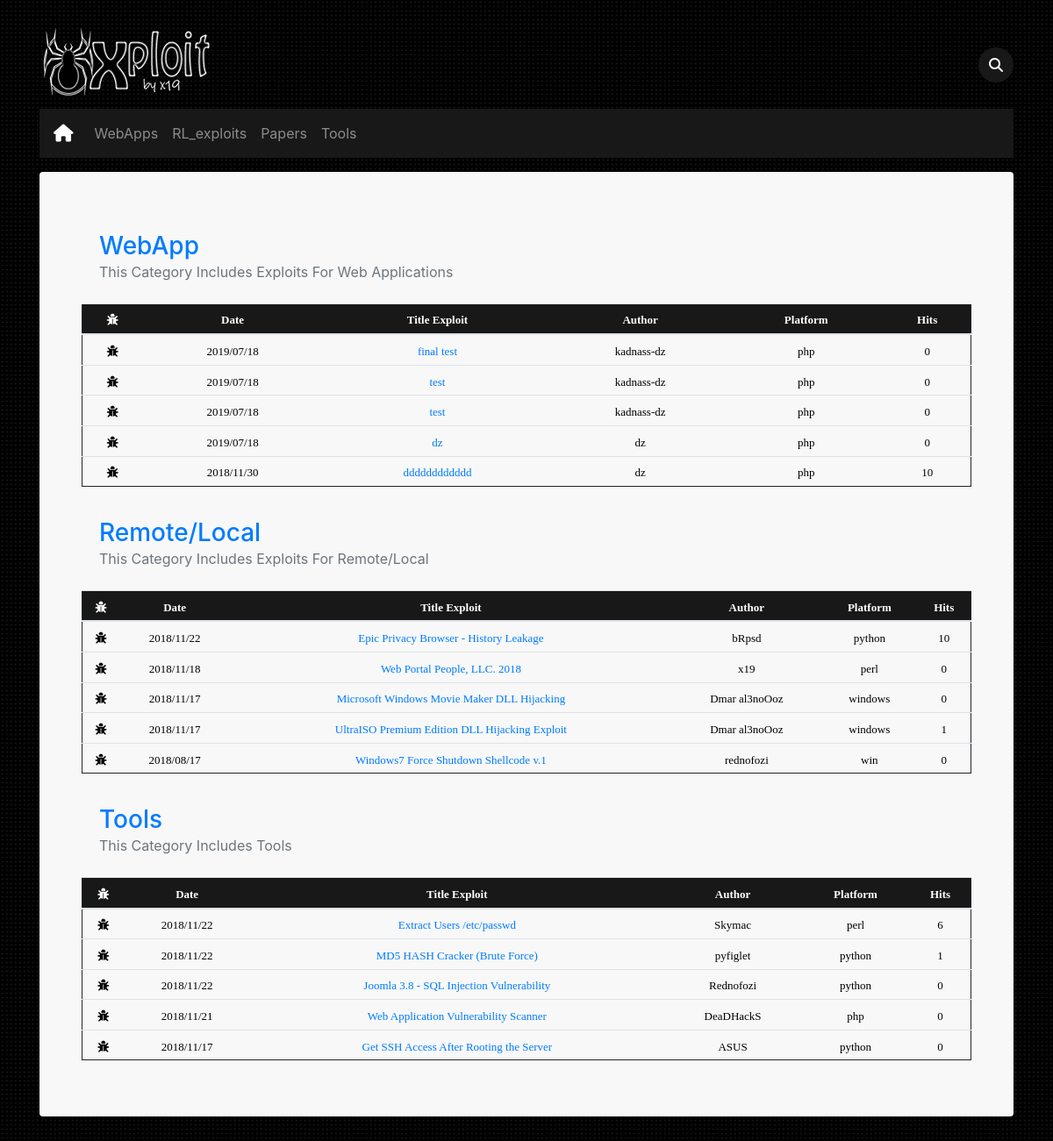
The page / on the database its author committed.
### tables this page shows
CREATE TABLE `categery` (
  `id` int(11) NOT NULL,
  `name` varchar(255) NOT NULL
);

CREATE TABLE `post` (
  `id` int(11) NOT NULL,
  `cat` int(11) NOT NULL,
  `title` varchar(255) NOT NULL,
  `body` text NOT NULL,
  `author` varchar(255) NOT NULL,
  `tags` varchar(255) NOT NULL,
  `date` timestamp NOT NULL DEFAULT CURRENT_TIMESTAMP,
  `platform` text NOT NULL,
  `cate` text NOT NULL,
  `hits` int(11) NOT NULL
);

### inc/fonc.php (called while the page is built, shortened)
<?php
 function formatDate($date){
	return date('Y/m/d', strtotime($date));
}
 function chortxt($text,$chars = 50){
	$text=$text." ";
	$text =substr($text,0,$chars);
	$text =substr($text,0,strrpos($text,' '));
	$text=$text."  ";
	return $text ;
}
?>

### index.php (the view, shortened to what this page needs)
<!doctype html>
<html lang="en">
  <head>
    <link href="css/bootstrap.min.css" rel="stylesheet">
    <link href="css/xploit.css" rel="stylesheet">
    <link href="ic/css/all.css" rel="stylesheet">
  </head>
  <body>
  <div class="container">
<?php
include 'inc/fonc.php';
$sql = "SELECT * FROM categery";
$result =mysqli_query($con,$sql);
echo'<header class="blog-header py-3">
  <div class="row flex-nowrap justify-content-between align-items-center">
    <div class="col-4 pt-1">
      <div class="peShiner">
        <a class="text-muted" href="index.php"><img src="img/dz.png" class="img-fluid" data-color="white" /></a>
      </div>
    </div>
    <div class="col-4 d-flex justify-content-end align-items-center">
    <form method="get"  onsubmit="return prettySubmit(this, event);"  action="search">
      <div class="search-box">
            <input type="text" name="search" placeholder="Type to search" class="search-txt">
            <button  type="submit" class="search-btn"><i class="fas fa-search"></i></button>
        </div>
    </form>
   </div>
  </div>
<nav class="navbar navbar-expand-lg navbar-dark ">
  <a class="navbar-brand" href="#"><i class="fa fa-home"></i></a>
  <button class="navbar-toggler" type="button" data-toggle="collapse" data-target="#navbarNav" aria-controls="navbarNav" aria-expanded="false" aria-label="Toggle navigation">
  <span class="navbar-toggler-icon"></span>
  </button>
  <div class="collapse navbar-collapse" id="navbarNav">
    <ul class="navbar-nav">';
      while ($row =mysqli_fetch_assoc($result)) {
      echo '<li class="nav-item">
        <a class="nav-link" href="'.htmlspecialchars($row['name']).'/">'.htmlspecialchars($row['name']).'</a>
      </li>';
      }
      echo'
    </ul>
  </div>
</nav>
</header>
<div class="jumbotron p-3 p-md-5  rounded ">
';
  if (empty($_GET)){
echo'
<title>Xploits By x19</title>
<div class="cont">
  <div class="card-body d-flex flex-column align-items-start">
    <h3 class="mb-0">
    <a href="" style="text-decoration: none;"> WebApp</a>
    </h3>
    <div class="mb-1 text-muted">This Category Includes Exploits For Web Applications</div>
  </div>
  <div class="show">
    <table class="table table-sm table-hover">
      <thead>
        <tr >
          <th scope="col"><font color="white" face="Tahoma" size="2"><i class="fa fa-bug"></i></th>
          <th scope="col"><font color="white" face="Tahoma" size="2">Date</th>
          <th scope="col"><font color="white" face="Tahoma" size="2">Title Exploit</th>
          <th scope="col"><font color="white" face="Tahoma" size="2">Author</th>
          <th scope="col"><font color="white" face="Tahoma" size="2">Platform</th>
          <th scope="col"><font color="white" face="Tahoma" size="2">Hits</th>
        </tr>
      </thead>
      <tbody>';
        $sql = "SELECT * FROM  post WHERE cat=1 ORDER BY id DESC LIMIT 5 ";
        $result=mysqli_query($con,$sql);
        while  ($row =mysqli_fetch_assoc($result)) {
        echo ' <tr>
          <td ><font color="black" face="Tahoma" size="2"><i class="fa fa-bug"></i></font>
          </td>
          <td><font color="black" face="Tahoma" size="2">'.formatDate($row['date'] ).'</font>
          </td>
          <td><a href="exploit/'.$row['id'].'" ><font face="Tahoma"  size="2"> '.chortxt(htmlspecialchars($row['title'])).'</a></font>
        </td>
        <td><a href="author/'.htmlspecialchars($row['author']).'" ><font color="black" face="Tahoma" size="2">'.htmlspecialchars($row['author']).'</a></font>
      </td>
      <td ><font color="black" face="Tahoma" size="2"> '.htmlspecialchars($row['platform'] ).'</font>
      </td>
      <td ><font color="black" face="Tahoma" size="2"> '.htmlspecialchars($row['hits'] ).'</font>
      </td>
      ';
      }
    echo "</tr></tbody></table></div> ";
echo'<div class="cont">
  <div class="card-body d-flex flex-column align-items-start">
    <h3 class="mb-0">
    <a href="" style="text-decoration: none;"> Remote/Local </a>
    </h3>
    <div class="mb-1 text-muted">This Category Includes Exploits For Remote/Local </div>
  </div>
  <div class="show">
    <table class="table table-sm table-hover">
      <thead>
        <tr >
          <th scope="col"><font color="white" face="Tahoma" size="2"><i class="fa fa-bug"></i></th>
          <th scope="col"><font color="white" face="Tahoma" size="2">Date</th>
          <th scope="col"><font color="white" face="Tahoma" size="2">Title Exploit</th>
          <th scope="col"><font color="white" face="Tahoma" size="2">Author</th>
          <th scope="col"><font color="white" face="Tahoma" size="2">Platform</th>
          <th scope="col"><font color="white" face="Tahoma" size="2">Hits</th>
        </tr>
      </thead>
      <tbody>';
        $sql = "SELECT * FROM  post WHERE cat=2 ORDER BY id DESC LIMIT 5 ";
        $result=mysqli_query($con,$sql);
        while  ($row =mysqli_fetch_assoc($result)) {
        echo ' <tr>
          <td ><font color="black" face="Tahoma" size="2"><i class="fa fa-bug"></i></font>
            <td><font color="black" face="Tahoma" size="2">'.formatDate($row['date'] ).'</font>
            </td>
            <td><a href="exploit/'.$row['id'].'" ><font face="Tahoma"  size="2"> '.chortxt(htmlspecialchars($row['title'])).'</a></font>
          </td>
          <td><a href="author/'.htmlspecialchars($row['author']).'" ><font color="black" face="Tahoma" size="2">'.htmlspecialchars($row['author']).'</a></font>
        </td>
        <td ><font color="black" face="Tahoma" size="2"> '.htmlspecialchars($row['platform'] ).'</font>
        </td>
        <td ><font color="black" face="Tahoma" size="2"> '.htmlspecialchars($row['hits'] ).'</font>
        </td>
        ';
        }
      echo "</tr></tbody></table></div> ";
echo'<div class="cont">
  <div class="card-body d-flex flex-column align-items-start">
    <h3 class="mb-0">
    <a href="" style="text-decoration: none;"> Tools </a>
    </h3>
    <div class="mb-1 text-muted">This Category Includes Tools </div>
  </div>
  <div class="show">
    <table class="table table-sm table-hover">
      <thead>
        <tr >
          <th scope="col"><font color="white" face="Tahoma" size="2"><i class="fa fa-bug"></i></th>
          <th scope="col"><font color="white" face="Tahoma" size="2">Date</th>
          <th scope="col"><font color="white" face="Tahoma" size="2">Title Exploit</th>
          <th scope="col"><font color="white" face="Tahoma" size="2">Author</th>
          <th scope="col"><font color="white" face="Tahoma" size="2">Platform</th>
          <th scope="col"><font color="white" face="Tahoma" size="2">Hits</th>
        </tr>
      </thead>
      <tbody>';
        $sql = "SELECT * FROM  post WHERE cat=4 ORDER BY id DESC LIMIT 5 ";
        $result=mysqli_query($con,$sql);
        while  ($row =mysqli_fetch_assoc($result)) {
        echo ' <tr>
          <td ><font color="black" face="Tahoma" size="2"><i class="fa fa-bug"></i></font>
            <td><font color="black" face="Tahoma" size="2">'.formatDate($row['date'] ).'</font>
            </td>
            <td><a href="exploit/'.$row['id'].'" ><font face="Tahoma"  size="2"> '.chortxt(htmlspecialchars($row['title'])).'</a></font>
          </td>
          <td><a href="author/'.htmlspecialchars($row['author']).'" ><font color="black" face="Tahoma" size="2">'.htmlspecialchars($row['author']).'</a></font>
        </td>
        <td ><font color="black" face="Tahoma" size="2"> '.htmlspecialchars($row['platform'] ).'</font>
        </td>
        <td ><font color="black" face="Tahoma" size="2"> '.htmlspecialchars($row['hits'] ).'</font>
        </td>
        ';
        }
      echo "</tr></tbody></table></div> ";
      }
else{
   echo "
   <title>404 Not Found</title>
   <div class='alert alert-danger text-center' role='alert'>404 Not Found</div> ";
}
?>
</div>
</div>
  </body>
  </html>

### css/xploit.css (style rules this page uses)
body { background-image:url(../img/dots.png); background-color:#000; background-repeat:repeat; background-attachment:scroll; background-position:left top; }
nav { background-color: #181818; }
.jumbotron { background-color: #f8f8f8; }
.show table { border: 1px solid ; text-decoration: none; text-align: center; }
.show thead { border: 1px solid rgba(0,0,0,0.1); background-color: #181818; }
.show tr { border: 1px solid #212529; }
.show a { text-decoration: none; }
.search-box { right: 50%; transform: translate(0%,10%); background-color: #181818; height: 40px; border-radius: 40px; }
.search-btn { border: none; color: white; float: right; width: 40px; height: 40px; border-radius: 50%; background-color: transparent; display: flex; justify-content: center; align-items: center; }

### rows shown on the page
categery: name "WebApps"
categery: name "RL_exploits"
categery: name "Papers"
categery: name "Tools"
post: date "2019/07/18", title "final test", author "kadnass-dz", platform "php", hits "0"
post: date "2019/07/18", title "test", author "kadnass-dz", platform "php", hits "0"
post: date "2019/07/18", title "test", author "kadnass-dz", platform "php", hits "0"
post: date "2019/07/18", title "dz", author "dz", platform "php", hits "0"
post: date "2018/11/30", title "dddddddddddd", author "dz", platform "php", hits "10"
post: date "2018/11/22", title "Epic Privacy Browser - History Leakage", author "bRpsd", platform "python", hits "10"
post: date "2018/11/18", title "Web Portal People, LLC. 2018", author "x19", platform "perl", hits "0"
post: date "2018/11/17", title "Microsoft Windows Movie Maker DLL Hijacking", author "Dmar al3noOoz", platform "windows", hits "0"
post: date "2018/11/17", title "UltraISO Premium Edition DLL Hijacking Exploit", author "Dmar al3noOoz", platform "windows", hits "1"
post: date "2018/08/17", title "Windows7 Force Shutdown Shellcode v.1", author "rednofozi", platform "win", hits "0"
post: date "2018/11/22", title "Extract Users /etc/passwd", author "Skymac", platform "perl", hits "6"
post: date "2018/11/22", title "MD5 HASH Cracker (Brute Force)", author "pyfiglet", platform "python", hits "1"
post: date "2018/11/22", title "Joomla 3.8 - SQL Injection Vulnerability", author "Rednofozi", platform "python", hits "0"
post: date "2018/11/21", title "Web Application Vulnerability Scanner", author "DeaDHackS", platform "php", hits "0"
post: date "2018/11/17", title "Get SSH Access After Rooting the Server", author "ASUS", platform "python", hits "0"
